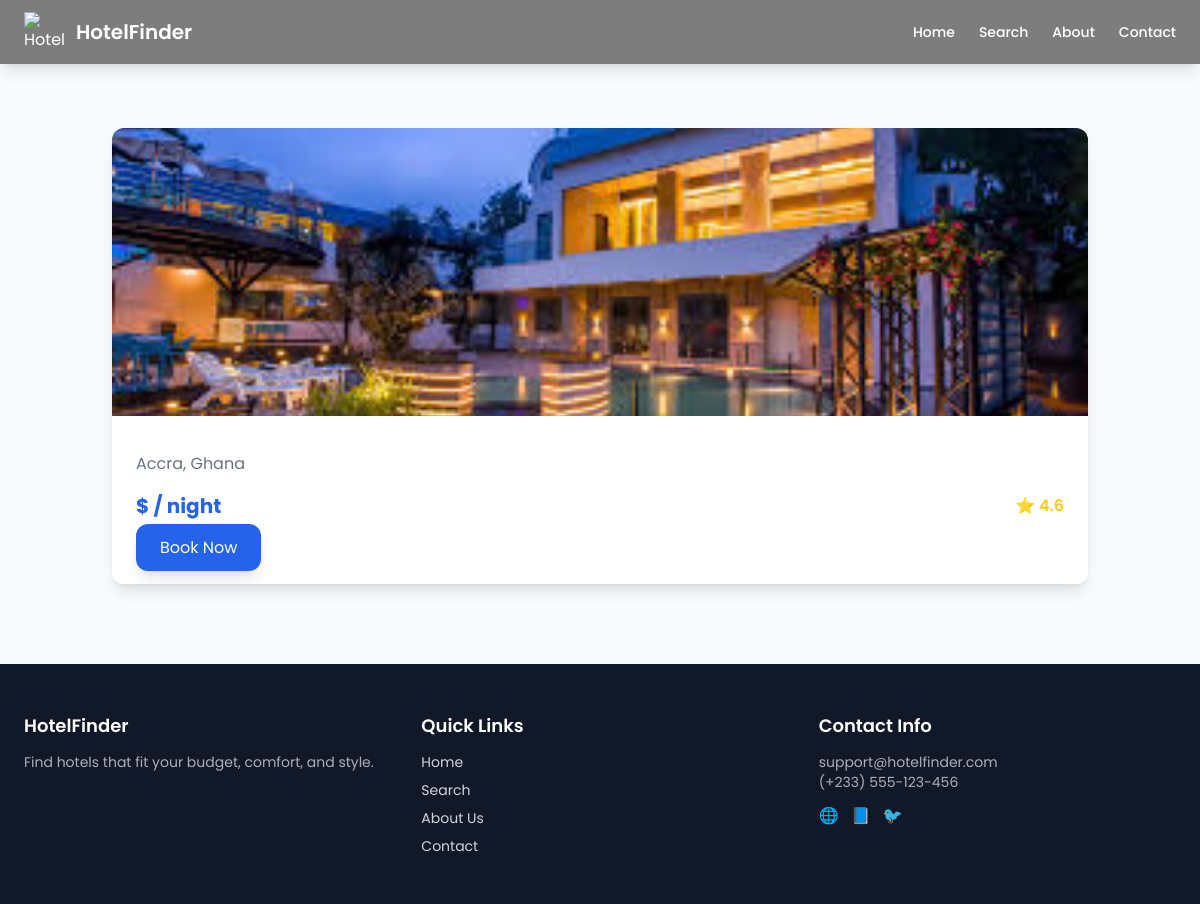
Screenshot of /hotel/1/ with the database file from the repository.
### hotel/models.py (models this page shows, shortened)
class hotel(models.Model):
    hotel_name = models.CharField(max_length=100)
    hotel_price = models.IntegerField()
    hotel_description = models.TextField()
    location = models.CharField(max_length=200, blank=True, null=True)
    rating = models.DecimalField(max_digits=3, decimal_places=1, default=0.0)
    image = image = models.ImageField(upload_to='hotels/', blank=True, null=True)

### hotel/views.py (the view)
# urls.py: path('hotel/<int:id>/', views.hotel_detail, name='hotel_detail'),
def hotel_detail(request, id):
    hotel_obj = get_object_or_404(hotel, id=id)
    return render(request, "hotel/hotel_detail.html", {"hotel": hotel_obj})

### hotel/templates/hotel/hotel_detail.html (shortened to what this page needs)
{% extends 'hotel/base.html' %}
{% block content %}
<section class="max-w-5xl mx-auto px-6 mt-12">
    <div class="rounded-xl overflow-hidden shadow-lg">
        <img src="{{ hotel.image.url }}" class="w-full h-72 object-cover" />
        <div class="p-6 bg-white">
            <p class="text-gray-500 mb-3">{{ hotel.location }}</p>
            <div class="flex justify-between items-center mb-4">
                <span class="font-bold text-xl text-blue-600">${{ hotel.price }} / night</span>
                <span class="text-yellow-400 font-semibold">⭐ {{ hotel.rating }}</span>
            </div>
            <a href="#" class="bg-blue-600 hover:bg-blue-700 text-white px-6 py-3 rounded-xl shadow-lg">Book Now</a>
        </div>
    </div>
</section>
{% endblock %}

### hotel/templates/hotel/base.html (style rules this page uses)
body { font-family: 'Poppins', sans-serif; }

### rows the page displays
hotel: image (picture), location "Accra, Ghana", rating "4.6"
